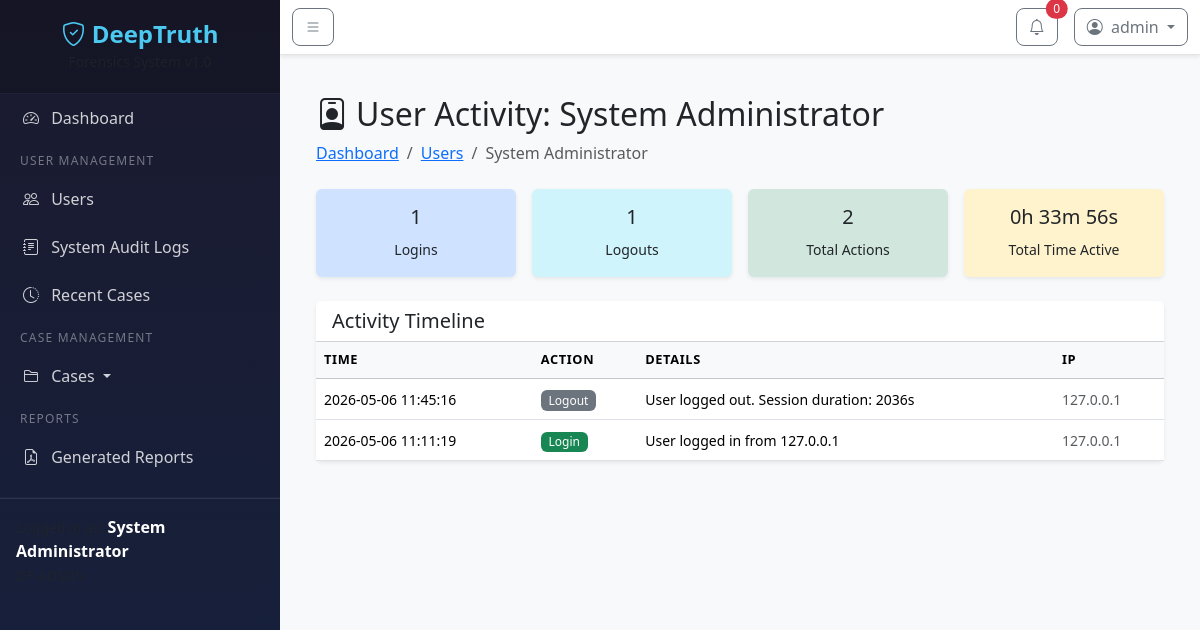
Page /admin/user-activity/1 (signed in) on the committed database.
### models/user.py (models this page shows, shortened)
class User(UserMixin, db.Model):
    __tablename__ = 'users'
    id = db.Column(db.Integer, primary_key=True)
    email = db.Column(db.String(120), unique=True, nullable=False, index=True)
    username = db.Column(db.String(80), unique=True, nullable=False, index=True)
    password_hash = db.Column(db.String(256), nullable=False)
    full_name = db.Column(db.String(150), nullable=False)
    badge_number = db.Column(db.String(50), unique=True)
    role = db.Column(db.String(20), default='examiner')  # admin, examiner
    is_active = db.Column(db.Boolean, default=True)
    created_at = db.Column(db.DateTime, default=datetime.utcnow)
    last_login = db.Column(db.DateTime)
    last_logout = db.Column(db.DateTime)
    total_time_spent = db.Column(db.Integer, default=0)  # in seconds
    cases = db.relationship('Case', backref='investigator', lazy='dynamic')
    evidence_uploads = db.relationship('EvidenceFile', backref='uploader', lazy='dynamic',
                                       foreign_keys='EvidenceFile.uploaded_by')
    custody_actions = db.relationship('ChainOfCustody', backref='performer', lazy='dynamic',
                                      foreign_keys='ChainOfCustody.performed_by')
    generated_reports = db.relationship('PDFReport', backref='generator', lazy='dynamic',
                                        foreign_keys='PDFReport.generated_by')
    audit_logs = db.relationship('AuditLog', backref='user', lazy='dynamic')

class AuditLog(db.Model):
    __tablename__ = 'audit_logs'
    id = db.Column(db.Integer, primary_key=True)
    user_id = db.Column(db.Integer, db.ForeignKey('users.id'), nullable=False)
    action = db.Column(db.String(100), nullable=False)
    details = db.Column(db.Text)
    ip_address = db.Column(db.String(45))
    timestamp = db.Column(db.DateTime, default=datetime.utcnow)

### routes/admin.py (the view)
@admin_bp.route('/user-activity/<int:user_id>')
@login_required
@admin_required
def user_activity(user_id):
    user = User.query.get_or_404(user_id)
    logs = AuditLog.query.filter_by(user_id=user_id)\
        .order_by(AuditLog.timestamp.desc()).limit(100).all()
    login_logs = [l for l in logs if l.action == 'LOGIN']
    logout_logs = [l for l in logs if l.action == 'LOGOUT']
    total_time = user.total_time_spent or 0
    hours = total_time // 3600
    minutes = (total_time % 3600) // 60
    seconds = total_time % 60
    time_str = f"{hours}h {minutes}m {seconds}s"
    return render_template('admin/user_activity.html',
                         user=user,
                         logs=logs,
                         login_logs=login_logs,
                         logout_logs=logout_logs,
                         time_str=time_str)

### routes/admin.py (called while the page is built)
def admin_required(f):
    from functools import wraps
    @wraps(f)
    def decorated_function(*args, **kwargs):
        if current_user.role != 'admin':
            flash('Access denied. Admin only.', 'danger')
            return redirect(url_for('dashboard.index'))
        return f(*args, **kwargs)
    return decorated_function

### routes/auth.py (called while the page is built)
@auth_bp.before_app_request
def track_user_activity():
    if current_user.is_authenticated:
        current_user.last_activity = datetime.utcnow()
        db.session.commit()

### templates/admin/user_activity.html (shortened to what this page needs)
{% extends "base.html" %}
{% block content %}
<div class="container-fluid">
    <h2><i class="bi bi-person-badge me-2"></i>User Activity: {{ user.full_name }}</h2>
    <nav aria-label="breadcrumb" class="mb-4">
        <ol class="breadcrumb">
            <li class="breadcrumb-item"><a href="{{ url_for('dashboard.index') }}">Dashboard</a></li>
            <li class="breadcrumb-item"><a href="{{ url_for('admin.users_list') }}">Users</a></li>
            <li class="breadcrumb-item active">{{ user.full_name }}</li>
        </ol>
    </nav>
    <div class="row g-3 mb-4">
        <div class="col-md-3">
            <div class="card border-0 shadow-sm bg-primary-subtle">
                <div class="card-body text-center">
                    <h5>{{ login_logs|length }}</h5>
                    <small>Logins</small>
                </div>
            </div>
        </div>
        <div class="col-md-3">
            <div class="card border-0 shadow-sm bg-info-subtle">
                <div class="card-body text-center">
                    <h5>{{ logout_logs|length }}</h5>
                    <small>Logouts</small>
                </div>
            </div>
        </div>
        <div class="col-md-3">
            <div class="card border-0 shadow-sm bg-success-subtle">
                <div class="card-body text-center">
                    <h5>{{ logs|length }}</h5>
                    <small>Total Actions</small>
                </div>
            </div>
        </div>
        <div class="col-md-3">
            <div class="card border-0 shadow-sm bg-warning-subtle">
                <div class="card-body text-center">
                    <h5>{{ time_str }}</h5>
                    <small>Total Time Active</small>
                </div>
            </div>
        </div>
    </div>
    <div class="card border-0 shadow-sm">
        <div class="card-header bg-white">
            <h5 class="mb-0">Activity Timeline</h5>
        </div>
        <div class="card-body p-0">
            <table class="table table-hover mb-0">
                <thead class="table-light">
                    <tr>
                        <th>Time</th>
                        <th>Action</th>
                        <th>Details</th>
                        <th>IP</th>
                    </tr>
                </thead>
                <tbody>
                    {% for log in logs %}
                    <tr>
                        <td><small>{{ log.timestamp.strftime('%Y-%m-%d %H:%M:%S') }}</small></td>
                        <td>
                            <span class="badge
                                {% if log.action == 'LOGIN' %}bg-success
                                {% elif log.action == 'LOGOUT' %}bg-secondary
                                {% elif log.action == 'REGISTER' %}bg-primary
                                {% elif 'CREATED' in log.action or 'submitted' in log.action %}bg-info
                                {% elif 'analyzed' in log.action %}bg-warning
                                {% else %}bg-dark{% endif %}">
                                {{ log.action|replace('_', ' ')|title }}
                            </span>
                        </td>
                        <td><small>{{ log.details[:80] }}</small></td>
                        <td><small class="text-muted">{{ log.ip_address or 'N/A' }}</small></td>
                    </tr>
                    {% endfor %}
                </tbody>
            </table>
        </div>
    </div>
</div>
{% endblock %}

### templates/base.html (shortened to what this page needs)
<!DOCTYPE html>
<html lang="en">
<head>
    <link href="https://cdn.jsdelivr.net/npm/bootstrap@5.3.2/dist/css/bootstrap.min.css" rel="stylesheet">
    <link href="https://cdn.jsdelivr.net/npm/bootstrap-icons@1.11.1/font/bootstrap-icons.css" rel="stylesheet">
    <link href="{{ url_for('static', filename='css/style.css') }}" rel="stylesheet">
</head>
<body>
    <div class="wrapper">
        <nav id="sidebar" class="sidebar">
            <div class="sidebar-header text-center">
                <h4 class="mb-0">
                    <i class="bi bi-shield-check"></i> DeepTruth
                </h4>
                <small class="text-muted">Forensics System v1.0</small>
            </div>
            <hr class="sidebar-divider">
            <ul class="list-unstyled components">
    <li class="{% if request.endpoint == 'dashboard.index' or request.endpoint == 'dashboard.admin_dashboard' %}active{% endif %}">
        <a href="{{ url_for('dashboard.index') }}">
            <i class="bi bi-speedometer2 me-2"></i> Dashboard
        </a>
    </li>
    {% if current_user.role == 'admin' %}
    <li class="sidebar-heading"><span>User Management</span></li>
    <li class="{% if 'admin.users' in request.endpoint %}active{% endif %}">
        <a href="{{ url_for('admin.users_list') }}">
            <i class="bi bi-people me-2"></i> Users
        </a>
    </li>
    <li class="{% if 'admin.audit_logs' in request.endpoint %}active{% endif %}">
        <a href="{{ url_for('admin.audit_logs') }}">
            <i class="bi bi-journal-text me-2"></i> System Audit Logs
        </a>
    </li>
    <li class="{% if 'admin.recent_cases' in request.endpoint %}active{% endif %}">
        <a href="{{ url_for('admin.recent_cases') }}">
            <i class="bi bi-clock-history me-2"></i> Recent Cases
        </a>
    </li>
    {% endif %}
    <li class="sidebar-heading"><span>Case Management</span></li>
    <li class="{% if 'cases' in request.endpoint %}active{% endif %}">
        <a href="#casesSubmenu" data-bs-toggle="collapse" aria-expanded="{% if 'cases' in request.endpoint %}true{% else %}false{% endif %}" class="dropdown-toggle">
            <i class="bi bi-folder2 me-2"></i> Cases
        </a>
    </li>
    <li class="sidebar-heading"><span>Reports</span></li>
    <li class="{% if 'reports' in request.endpoint %}active{% endif %}">
        <a href="{{ url_for('reports.list_reports') }}">
            <i class="bi bi-file-earmark-pdf me-2"></i> Generated Reports
        </a>
    </li>
</ul>
            <hr class="sidebar-divider">
            <div class="sidebar-footer p-3">
                <div class="user-info">
                    <small class="text-muted">Logged in as:</small>
                    <strong>{{ current_user.full_name }}</strong>
                    <br>
                    <small class="text-muted">{{ current_user.badge_number or 'No Badge' }}</small>
                </div>
            </div>
        </nav>
        <div id="content">
            <nav class="navbar navbar-expand-lg navbar-light bg-white shadow-sm">
                <div class="container-fluid">
                    <button type="button" id="sidebarCollapse" class="btn btn-outline-secondary">
                        <i class="bi bi-list"></i>
                    </button>
                    <div class="ms-auto d-flex align-items-center">
                        <div class="dropdown me-3">
                            <button class="btn btn-outline-secondary position-relative" type="button" data-bs-toggle="dropdown">
                                <i class="bi bi-bell"></i>
                                <span class="position-absolute top-0 start-100 translate-middle badge rounded-pill bg-danger">
                                    0
                                </span>
                            </button>
                        </div>
                        <div class="dropdown">
                            <button class="btn btn-outline-secondary dropdown-toggle" type="button" data-bs-toggle="dropdown">
                                <i class="bi bi-person-circle me-1"></i> {{ current_user.username }}
                            </button>
                        </div>
                    </div>
                </div>
            </nav>
            <div class="container-fluid p-4">
                {% block content %}{% endblock %}
            </div>
        </div>
    </div>
</body>
</html>

### static/css/style.css (style rules this page uses)
.wrapper { display: flex; width: 100%; min-height: 100vh; }
.sidebar { min-width: 280px; max-width: 280px; background: linear-gradient(180deg, #1a1a2e 0%, #16213e 100%); color: #fff; transition: all 0.3s; position: fixed; top: 0; left: 0; height: 100vh; z-index: 999; overflow-y: auto; }
.sidebar-header { padding: 20px; background: rgba(0, 0, 0, 0.2); }
.sidebar-header h4 { color: #4cc9f0; font-weight: 700; }
.sidebar-divider { border-color: rgba(255, 255, 255, 0.1); margin: 0; }
.sidebar-heading { padding: 10px 20px 5px; font-size: 0.75rem; text-transform: uppercase; letter-spacing: 0.1em; color: rgba(255, 255, 255, 0.4); }
.sidebar ul.components { padding: 0; }
.sidebar ul li a { padding: 12px 20px; display: block; color: rgba(255, 255, 255, 0.8); text-decoration: none; transition: all 0.3s; border-left: 3px solid transparent; }
.sidebar-footer { margin-top: auto; border-top: 1px solid rgba(255, 255, 255, 0.1); }
#content { width: calc(100% - 280px); margin-left: 280px; transition: all 0.3s; min-height: 100vh; background-color: #f8f9fa; }
.navbar { border-bottom: 1px solid rgba(0, 0, 0, 0.1); }
.table th { font-weight: 600; text-transform: uppercase; font-size: 0.8rem; letter-spacing: 0.05em; }
.badge { font-weight: 500; }
.btn { border-radius: 8px; font-weight: 500; }

### rows in the picture
User: full_name "System Administrator", username "admin"
AuditLog: timestamp "2026-05-06 11:45:16", action "Logout", details "User logged out. Session duration: 2036s", ip_address "127.0.0.1"
AuditLog: timestamp "2026-05-06 11:11:19", action "Login", details "User logged in from 127.0.0.1", ip_address "127.0.0.1"

### other values in the picture
{{ login_logs|length }} "1"
{{ logout_logs|length }} "1"
{{ logs|length }} "2"
{{ time_str }} "0h 33m 56s"
